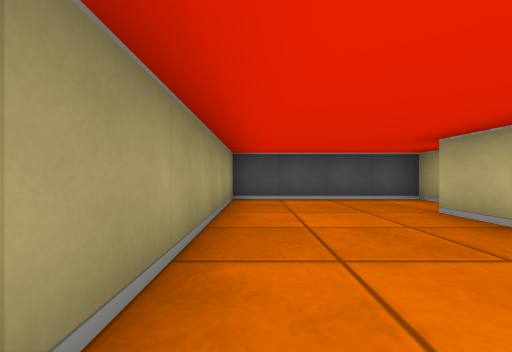
[1] (above)

13 first-person views from a walk through a cub3D ray-caster map. The camera is about half as high as the walls, looks level and sees 90° across. The floor is counted in squares. Each view is taken from the middle of a square. On the plan, view 1 faces up. The plan holds only what a view shows up to about 9 squares ahead; the rest is blank.

[2]
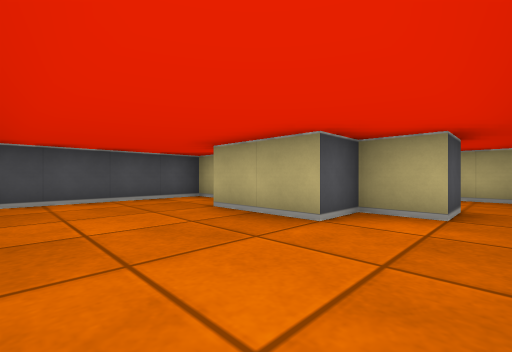

[3]
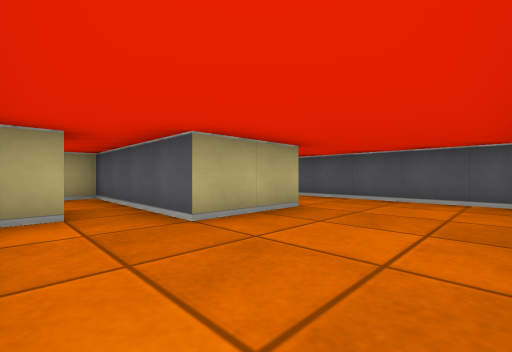

[4]
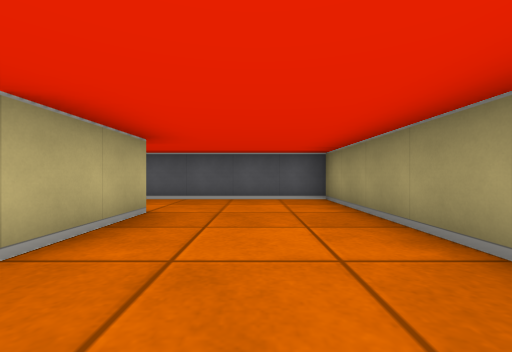

[5]
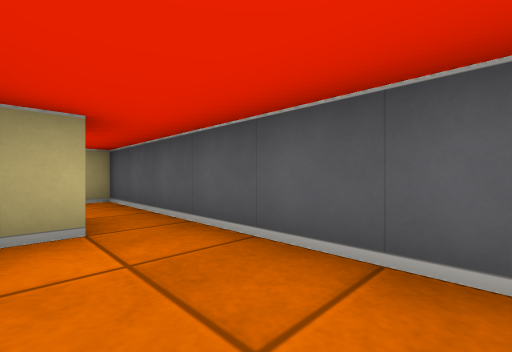

[6]
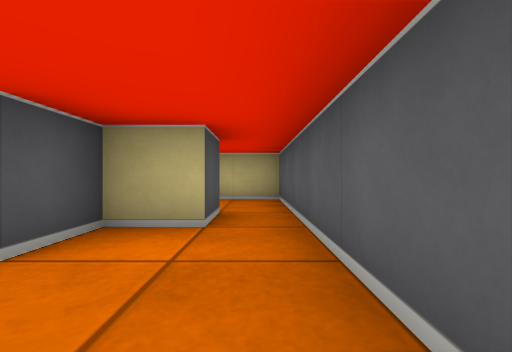

[7]
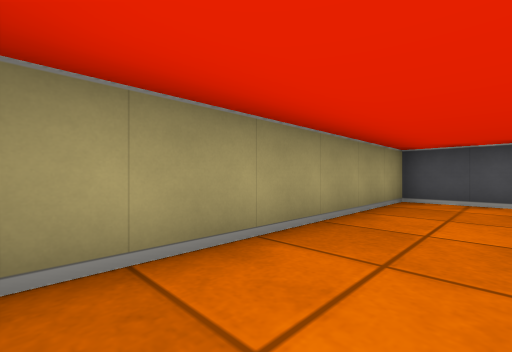

[8]
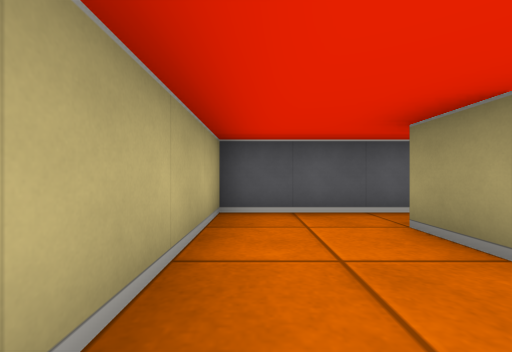

[9]
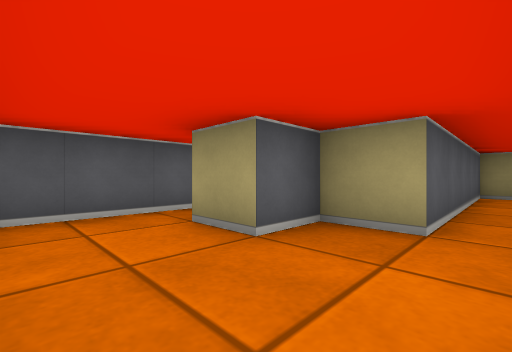

[10]
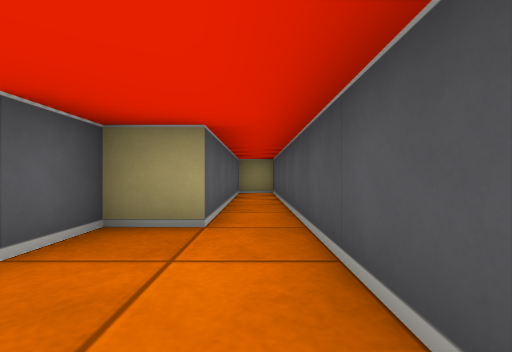

[11]
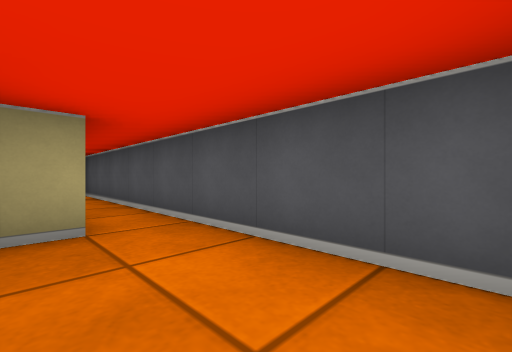

[12]
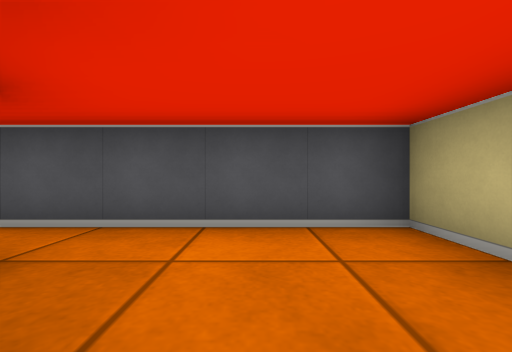

[13]
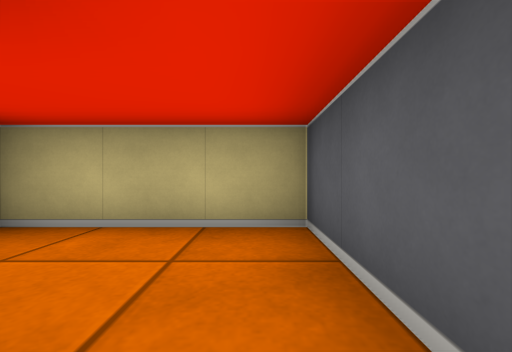

### Floor plan
Points are (right, up) in squares from view 1. A wall is a line through its corners. A room is listed if a view was taken in it or the views show most of it. See-through windows are left out.
Room 1 (views 1, 2, 3, 4, 5, 6, 7, 11, 12)
walls: (3.5, 4.5) (3.5, 5.5) (-0.5, 5.5) (-0.5, -0.5) (3.5, -0.5); (3.5, 0.5) (3.5, 1.5) (2.5, 1.5) (2.5, 3.5) (6.5, 3.5) (6.5, 6.5); (4.5, 5.5) (4.5, 4.5); (3.5, 6.5) (3.5, 5.5)
ways out: opening at (5.5, 5.5) to room 2; opening at (4, 0) to room 3
Room 2 (views 8, 9, 10)
walls: (3.5, 5.5) (4.5, 5.5); (6.5, 6.5) (6.5, 7.5) (-1.5, 7.5) (-1.5, 6.5) (3.5, 6.5)
ways out: opening at (5.5, 5.5) to room 1
Room 3 (view 13)
walls: (4.5, 0.5) (3.5, 0.5); (3.5, -0.5) (6.5, -0.5) (6.5, 2.5)
ways out: opening at (4, 0) to room 1

Where each view was taken, in squares from view 1:
view 1: 0 up, 0 right, facing up
view 2: 0 up, 0 right, facing up-right
view 3: 5 up, 0 right, facing down-right
view 4: 5 up, 1 right, facing down
view 5: 1 up, 1 right, facing down-right
view 6: 0 up, 1 right, facing right
view 7: 0 up, 1 right, facing up-left
view 8: 7 up, 6 right, facing down
view 9: 7 up, 6 right, facing down-left
view 10: 7 up, 6 right, facing left
view 11: 6 up, 6 right, facing up-left
view 12: 5 up, 5 right, facing up
view 13: 0 up, 4 right, facing right
